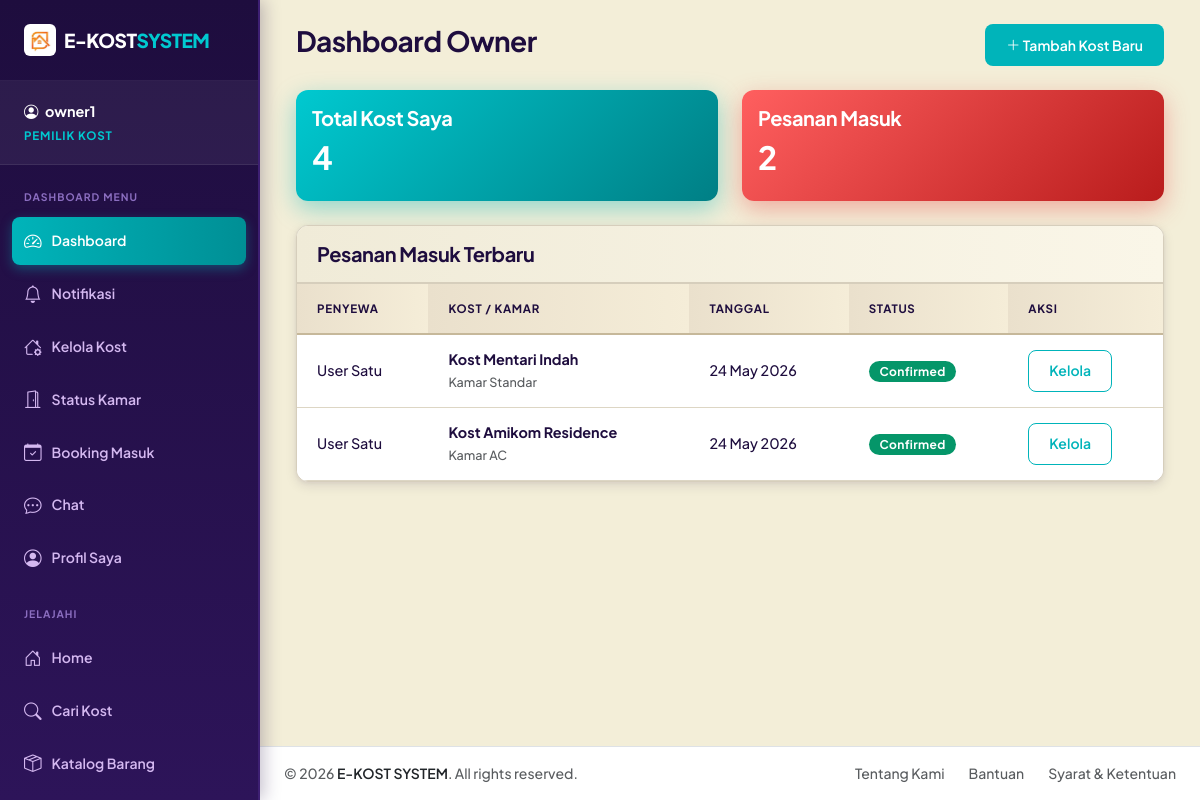
The app's page /modules/owner/dashboard.php (signed in) with its own data.
### tables this page shows
CREATE TABLE booking (
    id INT AUTO_INCREMENT PRIMARY KEY,
    user_id INT NOT NULL,
    kamar_id INT NOT NULL,
    start_date DATE NOT NULL,
    duration_months INT NOT NULL,
    total_price DECIMAL(12, 2) NOT NULL,
    status ENUM('pending', 'confirmed', 'cancelled', 'completed') DEFAULT 'pending',
    created_at TIMESTAMP DEFAULT CURRENT_TIMESTAMP,
    FOREIGN KEY (user_id) REFERENCES users(id) ON DELETE CASCADE,
    FOREIGN KEY (kamar_id) REFERENCES kamar(id) ON DELETE CASCADE
);

CREATE TABLE users (
    id INT AUTO_INCREMENT PRIMARY KEY,
    username VARCHAR(50) NOT NULL UNIQUE,
    password VARCHAR(255) NOT NULL,
    email VARCHAR(100) NOT NULL UNIQUE,
    role ENUM('admin', 'owner', 'user') NOT NULL,
    full_name VARCHAR(100),
    phone VARCHAR(20),
    avatar VARCHAR(255),
    status ENUM('pending', 'verified', 'rejected') NOT NULL DEFAULT 'pending',
    created_at TIMESTAMP DEFAULT CURRENT_TIMESTAMP
);

CREATE TABLE kost (
    id INT AUTO_INCREMENT PRIMARY KEY,
    owner_id INT NOT NULL,
    name VARCHAR(100) NOT NULL,
    type ENUM('Putra', 'Putri', 'Campur') NOT NULL,
    description TEXT,
    address TEXT NOT NULL,
    city VARCHAR(50) NOT NULL,
    latitude DECIMAL(10, 8),
    longitude DECIMAL(11, 8),
    rules TEXT,
    facilities TEXT,
    price_start DECIMAL(12, 2) DEFAULT 0,
    created_at TIMESTAMP DEFAULT CURRENT_TIMESTAMP,
    FOREIGN KEY (owner_id) REFERENCES users(id) ON DELETE CASCADE
);

CREATE TABLE kamar (
    id INT AUTO_INCREMENT PRIMARY KEY,
    kost_id INT NOT NULL,
    room_name VARCHAR(50) NOT NULL,
    size VARCHAR(20),
    price_per_month DECIMAL(12, 2) NOT NULL,
    available_rooms INT DEFAULT 1,
    facilities TEXT,
    status ENUM('available', 'full') DEFAULT 'available',
    created_at TIMESTAMP DEFAULT CURRENT_TIMESTAMP,
    FOREIGN KEY (kost_id) REFERENCES kost(id) ON DELETE CASCADE
);

### modules/owner/dashboard.php (the view, shortened to what this page needs)
<?php
require_once '../../config/database.php';
$owner_id = $_SESSION['user_id'];
$stmt = $pdo->prepare("SELECT COUNT(*) FROM kost WHERE owner_id = ?");
$stmt->execute([$owner_id]);
$total_kost = $stmt->fetchColumn();
$stmt = $pdo->prepare("SELECT COUNT(*) FROM booking b JOIN kamar km ON b.kamar_id = km.id JOIN kost k ON km.kost_id = k.id WHERE k.owner_id = ?");
$stmt->execute([$owner_id]);
$total_bookings = $stmt->fetchColumn();
$stmt = $pdo->prepare("
    SELECT b.*, k.name as kost_name, km.room_name, u.full_name as tenant_name
    FROM booking b
    JOIN kamar km ON b.kamar_id = km.id
    JOIN kost k ON km.kost_id = k.id
    JOIN users u ON b.user_id = u.id
    WHERE k.owner_id = ?
    ORDER BY b.created_at DESC LIMIT 5
");
$stmt->execute([$owner_id]);
$recent_bookings = $stmt->fetchAll();
include '../../layouts/header.php';
?>
<div class="container">
    <div class="row">
        <div class="col-md-9">
            <div class="d-flex justify-content-between align-items-center mb-4">
                <h3>Dashboard Owner</h3>
                <a href="kost_add.php" class="btn btn-primary"><i class="bi bi-plus-lg"></i> Tambah Kost Baru</a>
            </div>
            <div class="row mb-4">
                <div class="col-md-6">
                    <div class="card dashboard-card-pesanan shadow-sm border-0">
                        <div class="card-body">
                            <h5>Total Kost Saya</h5>
                            <h2 class="fw-bold"><?php echo $total_kost; ?></h2>
                        </div>
                    </div>
                </div>
                <div class="col-md-6">
                    <div class="card dashboard-card-favorit shadow-sm border-0">
                        <div class="card-body">
                            <h5>Pesanan Masuk</h5>
                            <h2 class="fw-bold"><?php echo $total_bookings; ?></h2>
                        </div>
                    </div>
                </div>
            </div>
            <div class="card shadow-sm border-0">
                <div class="card-header bg-white py-3">
                    <h5 class="mb-0 fw-bold">Pesanan Masuk Terbaru</h5>
                </div>
                <div class="card-body p-0">
                    <div class="table-responsive">
                        <table class="table table-hover mb-0">
                            <thead class="table-light">
                                <tr>
                                    <th>Penyewa</th>
                                    <th>Kost / Kamar</th>
                                    <th>Tanggal</th>
                                    <th>Status</th>
                                    <th>Aksi</th>
                                </tr>
                            </thead>
                            <tbody>
                                <?php if (empty($recent_bookings)): ?>
                                    <tr>
                                        <td colspan="5" class="text-center py-4 text-muted">Belum ada pesanan masuk.</td>
                                    </tr>
                                <?php else: ?>
                                    <?php foreach ($recent_bookings as $booking): ?>
                                        <tr>
                                            <td><?php echo $booking['tenant_name']; ?></td>
                                            <td>
                                                <strong><?php echo $booking['kost_name']; ?></strong><br>
                                                <small class="text-muted"><?php echo $booking['room_name']; ?></small>
                                            </td>
                                            <td><?php echo date('d M Y', strtotime($booking['created_at'])); ?></td>
                                            <td>
                                                <span class="badge bg-<?php
                                                    echo $booking['status'] == 'pending' ? 'warning' :
                                                        ($booking['status'] == 'confirmed' ? 'success' :
                                                        ($booking['status'] == 'cancelled' ? 'danger' : 'secondary'));
                                                ?>">
                                                    <?php echo ucfirst($booking['status']); ?>
                                                </span>
                                            </td>
                                            <td>
                                                <a href="booking_manage.php?id=<?php echo $booking['id']; ?>" class="btn btn-sm btn-outline-primary">Kelola</a>
                                            </td>
                                        </tr>
                                    <?php endforeach; ?>
                                <?php endif; ?>
                            </tbody>
                        </table>
                    </div>
                </div>
            </div>
        </div>
    </div>
</div>
<?php include '../../layouts/footer.php'; ?>

### assets/css/style.css (style rules this page uses)
:root { --primary: #00B4BA; --primary-hover: #008F95; --secondary: #E84545; --accent: #E84545; --success: #059669; --danger: #DC2626; --warning: #D97706; --dark: #1E0D3E; --dark-soft: #2D1459; --bg-page: #F3EED8; --bg-card: #ffffff; --text-main: #1E0D3E; --text-muted: #5C4D78; --border-color: #D6CEBC; --border-radius: 12px; --btn-radius: 8px; --box-shadow: 0 4px 12px rgba(30, 13, 62, 0.10), 0 1px 4px rgba(30, 13, 62, 0.06); --box-shadow-hover: 0 14px 28px rgba(30, 13, 62, 0.16), 0 6px 10px rgba(30, 13, 62, 0.10); --bg-card-pesanan: #00B4BA; --bg-card-favorit: #E84545; }
*, *::before, *::after { box-sizing: border-box; }
body { font-family: 'Plus Jakarta Sans', sans-serif; font-weight: 500; color: var(--text-main); background-color: var(--bg-page); min-height: 100vh; }
h1, h2, h3, h4, h5, h6 { font-family: 'Plus Jakarta Sans', sans-serif; font-weight: 700; color: var(--text-main); letter-spacing: -0.02em; }
a { color: var(--primary); text-decoration: none; transition: color 0.15s ease; }
.card { background-color: var(--bg-card); border: 1px solid var(--border-color) !important; border-radius: var(--border-radius) !important; box-shadow: var(--box-shadow) !important; transition: transform 0.22s ease, box-shadow 0.22s ease; overflow: hidden; }
.card-header { background: linear-gradient(to right, #F0EBD8, #FAF6E8) !important; border-bottom: 2px solid var(--border-color) !important; padding: 1rem 1.25rem !important; font-weight: 700; color: var(--dark) !important; }
.btn { border: 1px solid transparent !important; border-radius: var(--btn-radius) !important; font-weight: 600; font-size: 0.875rem; padding: 0.6rem 1.25rem; box-shadow: none !important; transition: all 0.2s ease; }
.btn-primary { background-color: var(--primary) !important; color: #ffffff !important; }
.btn-outline-primary { background-color: transparent !important; color: var(--primary) !important; border: 1px solid var(--primary) !important; }
.table { font-size: 0.9rem; border-collapse: separate; border-spacing: 0; }
.table th { font-weight: 700; text-transform: uppercase; font-size: 0.72rem; letter-spacing: 0.06em; background: linear-gradient(to right, #EAE0CC, #F5EDD8) !important; color: var(--dark) !important; border-bottom: 2px solid #C6B89A !important; padding: 1rem 1.25rem; }
.table td { padding: 0.9rem 1.25rem; border-bottom: 1px solid #DDD6C4 !important; vertical-align: middle; color: var(--text-main); }
.badge { border-radius: 9999px !important; padding: 0.38em 0.9em; font-weight: 700; font-size: 0.75rem; letter-spacing: 0.03em; border: none !important; }
.bg-success { background-color: var(--success) !important; color: #fff !important; }
.dashboard-card-pesanan { background: linear-gradient(135deg, #00C9D0 0%, #007F85 100%) !important; color: #fff !important; border: none !important; box-shadow: 0 8px 24px rgba(0, 180, 186, 0.40) !important; transform: none; transition: transform 0.22s ease, box-shadow 0.22s ease; }
.dashboard-card-pesanan h5, .dashboard-card-pesanan h2 { color: #fff !important; }
.dashboard-card-favorit { background: linear-gradient(135deg, #FF5F5F 0%, #B91C1C 100%) !important; color: #fff !important; border: none !important; box-shadow: 0 8px 24px rgba(232, 69, 69, 0.40) !important; transition: transform 0.22s ease, box-shadow 0.22s ease; }
.dashboard-card-favorit h5, .dashboard-card-favorit h2 { color: #fff !important; }
body.sidebar-layout .col-md-3:has(.list-group)+.col-md-9, body.sidebar-layout .col-md-3:has(.list-group-item)+.col-md-9, body.sidebar-layout .col-md-4:has(.list-group)+.col-md-8, body.sidebar-layout .col-md-4:has(.list-group-flush)+.col-md-8 { width: 100% !important; max-width: 100% !important; flex: 0 0 100% !important; }

### records on screen
booking: user.full_name "User Satu", kost.name "Kost Mentari Indah", kamar.room_name "Kamar Standar", created_at "24 May 2026", status "Confirmed"
booking: user.full_name "User Satu", kost.name "Kost Amikom Residence", kamar.room_name "Kamar AC", created_at "24 May 2026", status "Confirmed"

### other values on screen
$_SESSION['username'] "owner1"
$item['label'] "Dashboard"
$item['label'] "Notifikasi"
$item['label'] "Kelola Kost"
$item['label'] "Status Kamar"
$item['label'] "Booking Masuk"
$item['label'] "Chat"
$item['label'] "Profil Saya"
$total_kost "4"
$total_bookings "2"
